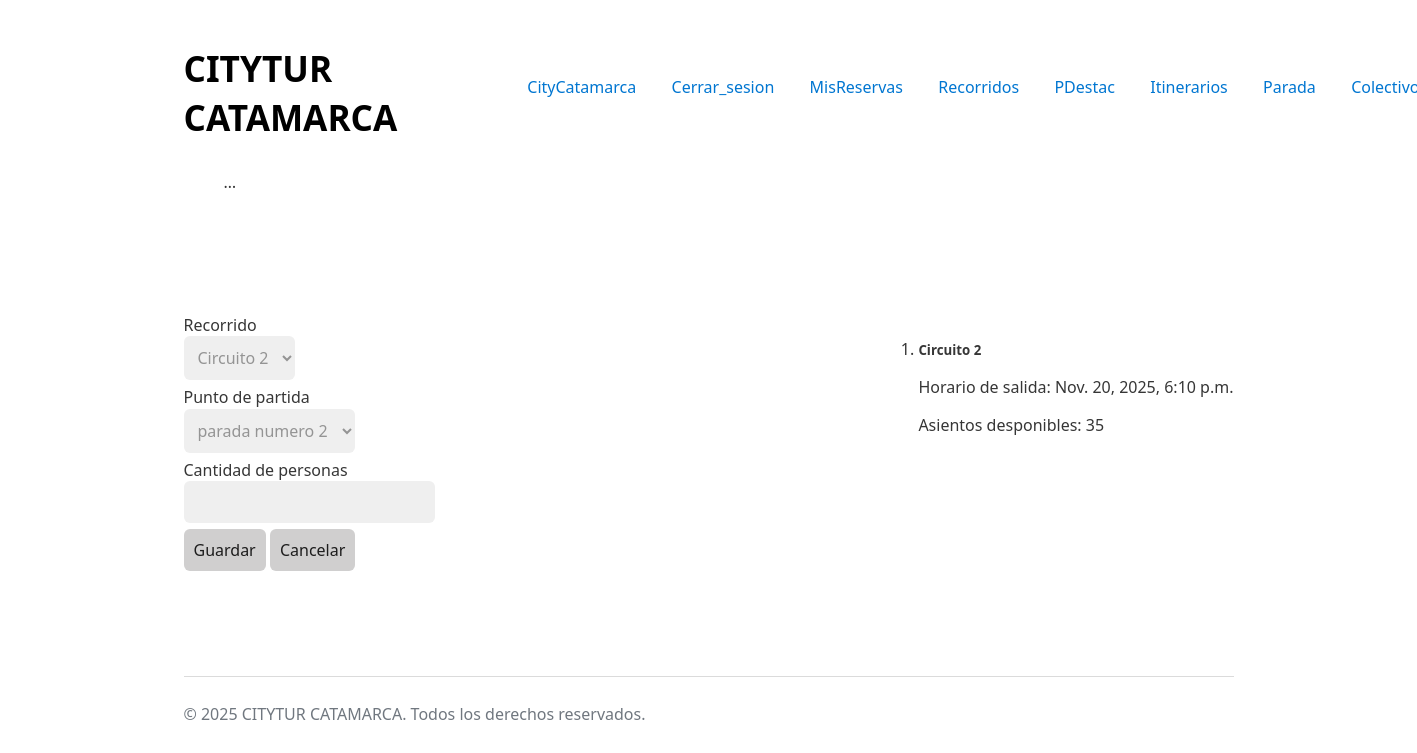
/reservas/reserva_formulario/12/ (signed in), run on an earlier commit of the app's database.
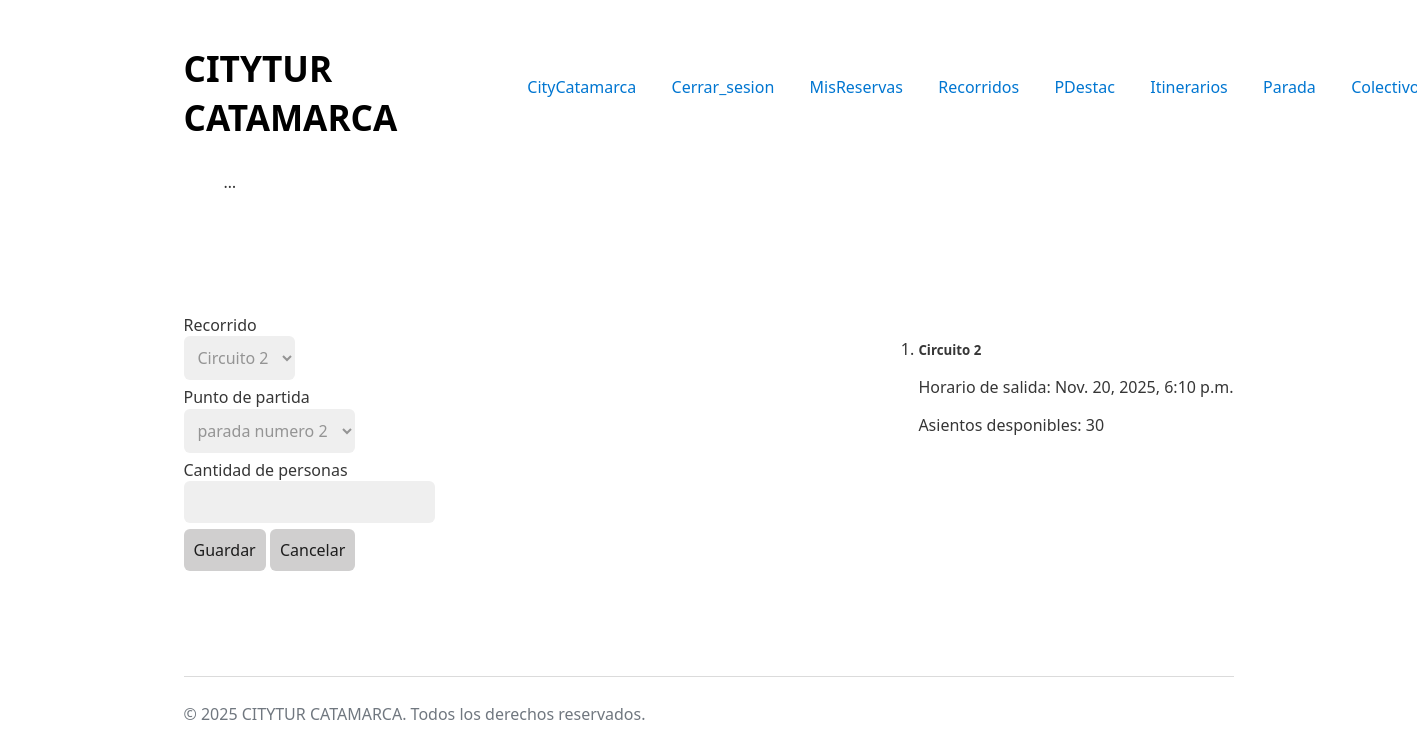
And on a later commit of the database.
### recorridos/models.py (models this page shows)
class Circuito(models.Model):
    nombre = models.CharField(max_length= 50)
    horario = models.DateTimeField()
    origen = models.CharField(max_length= 50, default='sin origen')
    destino = models.CharField(max_length= 50, default= 'sin destino')
    itinerario = models.ForeignKey(Itinerario, on_delete= models.CASCADE)
    STATE_CHOICES = [
        ('ELIMINADO', 'Eliminado'),
        ('ACTIVO', 'Activo'),
        ('BAJA', 'Baja'),
    ]
    estado = models.CharField(max_length= 20, choices= STATE_CHOICES, default= 'ACTIVO')
    @property
    def cantidad_maxima_asientos(self):
        total = 0
        for colectivo in self.colectivo_set.all():
            total += colectivo.asientos_disponibles
        return total

### colectivos/models.py (models this page shows)
class Colectivo(models.Model):
    nombre = models.CharField(max_length= 20, default= 'sin nombre')
    cant_asientos = models.IntegerField()
    cant_ocupados = models.IntegerField(default= 0)
    matricula = models.CharField(max_length= 20)
    operador = models.ForeignKey(Perfil, on_delete= models.CASCADE)
    descripcion = models.TextField(max_length= 200, default= 'sin descripcion')
    circuito = models.ForeignKey(Circuito,
                                    on_delete= models.CASCADE,
                                    default= None,
                                    null=True,
                                    blank=True
                                )
    STATE_CHOICES = [
        ('ELIMINADO', 'Eliminado'),
        ('ACTIVO', 'Activo'),
        ('BAJA', 'Baja'),
    ]
    estado = models.CharField(max_length= 20, choices= STATE_CHOICES, default='ACTIVO')
    @property
    def asientos_disponibles(self):
        return self.cant_asientos - self.cant_ocupados

### reservas/views.py (the view)
# urls.py: path('reserva_formulario/<int:pk>/', views.reserva_formulario, name='reserva_formulario')
@login_required(login_url='usuarios:login')
def reserva_formulario(request, pk):
    itinerario = Itinerario.objects.get(pk= pk)
    circuitos = Circuito.objects.filter(itinerario= itinerario).order_by('id')
    paradas = Parada.objects.filter(itinerario= itinerario).order_by('id')
    if request.method == 'POST':
        circuito_pk = request.POST.get('circuito')
        punto_partida_pk = request.POST.get('punto_partida')
        cant_per = request.POST.get('cant_per', 0)
        try:
            cantidad_personas = int(cant_per)
        except (TypeError, ValueError):
            cantidad_personas = 0
        if not circuito_pk or not punto_partida_pk or cantidad_personas <= 0:
            respuesta = 'Datos incorrectos, volver a intentar.'
            return render(request, 'reserva_form.html', {
                'respuesta_bool': False,
                'respuesta': respuesta,
                'itinerario': itinerario,
                'circuitos': circuitos,
                'paradas': paradas
            })
        circuito = get_object_or_404(Circuito, pk=circuito_pk, itinerario=itinerario)
        punto_partida = get_object_or_404(Parada, pk=punto_partida_pk, itinerario=itinerario)
        col_candidatos = (Colectivo.objects
                        .select_for_update()
                        .filter(circuito=circuito)
                    )
        elegido = None
        mejor_sobrante = None
        for col in col_candidatos:
            disponibles = col.asientos_disponibles
            if disponibles >= cantidad_personas:
                sobrante = disponibles - cantidad_personas
                if mejor_sobrante is None or sobrante < mejor_sobrante:
                    mejor_sobrante = sobrante
                    elegido = col
        if not elegido:
            respuesta = 'No Hay espacio suficiente en los colectivos del circuito.'
            return render(request, 'reserva_form.html', {
                'respuesta_bool': False,
                'respuesta': respuesta,
                'itinerario': itinerario,
                'circuitos': circuitos,
                'paradas': paradas
            })
        elegido.cant_ocupados = elegido.cant_ocupados + cantidad_personas
        elegido.save()
        Reserva.objects.create(
            usuario= request.user,
            fecha= circuito.horario,
            puntoPartida=punto_partida,
            cantCupos=cantidad_personas,
            circuito=circuito,
            colectivo=elegido,
        )
        return redirect('itinerarios:itinerario_detalle', pk=itinerario.pk)
    else:
        return render(request, 'reserva_form.html', {
            'itinerario_pk': pk,
            'circuitos': circuitos,
            'paradas': paradas
        })

### reservas/templates/reserva_form.html (shortened to what this page needs)
{% extends 'base.html' %}
{% block body_id %}reserva_form{% endblock %}
{% block content %}
    <main id="main-form">
        <div class="container-f-h">
            <div>
                <form class="recorrido-form" action="{% url 'reservas:reserva_formulario' itinerario_pk %}" method="POST">
                    <label for="Recorrido">Recorrido</label>
                        <select name="circuito" id="Recorrido" class="recorrido-input">
                            {% for circuito in circuitos %}
                            <option value="{{ circuito.id }}">{{ circuito.nombre }}</option>
                            {% endfor %}
                        </select>
                    <label for="punto_partida">Punto de partida</label>
                        <select name="punto_partida" id="">
                            {% for parada in paradas %}
                            <option value="{{ parada.id }}">{{ parada.nombre }}</option>
                            {% endfor %}
                        </select>
                    <label for="cant_per">Cantidad de personas</label>
                        <input name="cant_per" type="number" id="cant_per" min="1">
                    <div class="buttoner-form">
                    <button type="submit" class="btn">Guardar</button>
                    <a class="btn btn-secondary" href="{% url 'itinerarios:itinerario_detalle' itinerario_pk %}"><button type="button">Cancelar</button></a>
                </div>
                </form>
            </div>
            <div class="seccion-horarios">
                <ol>
                    {% for circuito in circuitos %}
                    <li class="articulo">
                        <h5>{{ circuito.nombre }}</h5>
                        <p>Horario de salida: {{ circuito.horario }}</p>
                        <p>Asientos desponibles: {{circuito.cantidad_maxima_asientos}}</p>
                    </li>
                    {% endfor %}
                </ol>
            </div>
        </div>
    </main>
{% endblock %}
{% block footer_script %}
    {{ block.super }}
{% endblock %}

What changed in the data, as far as the page shows it:
changed through a linked row, Circuito "Circuito 2": cantidad_maxima_asientos "35" → "30"
